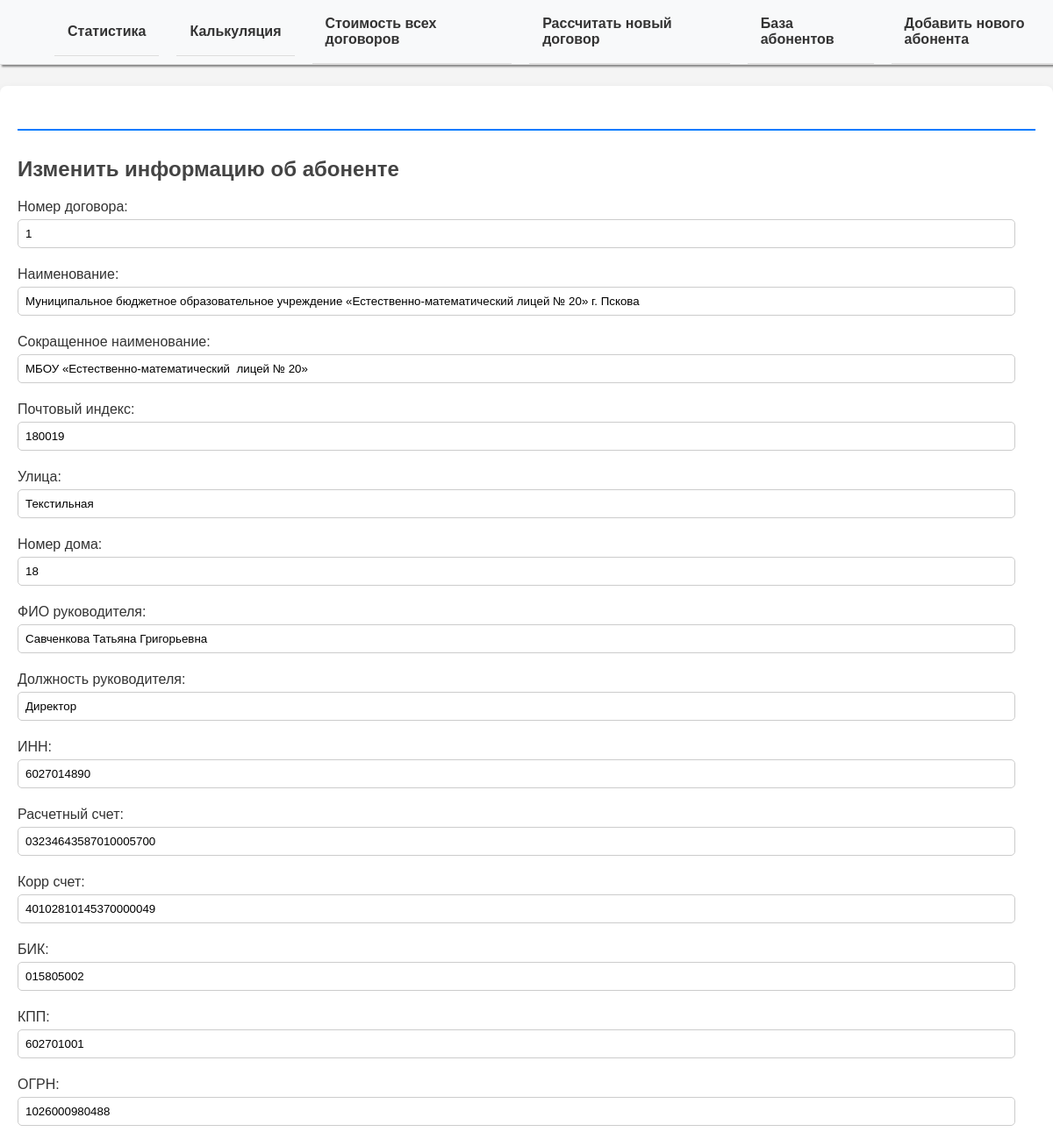
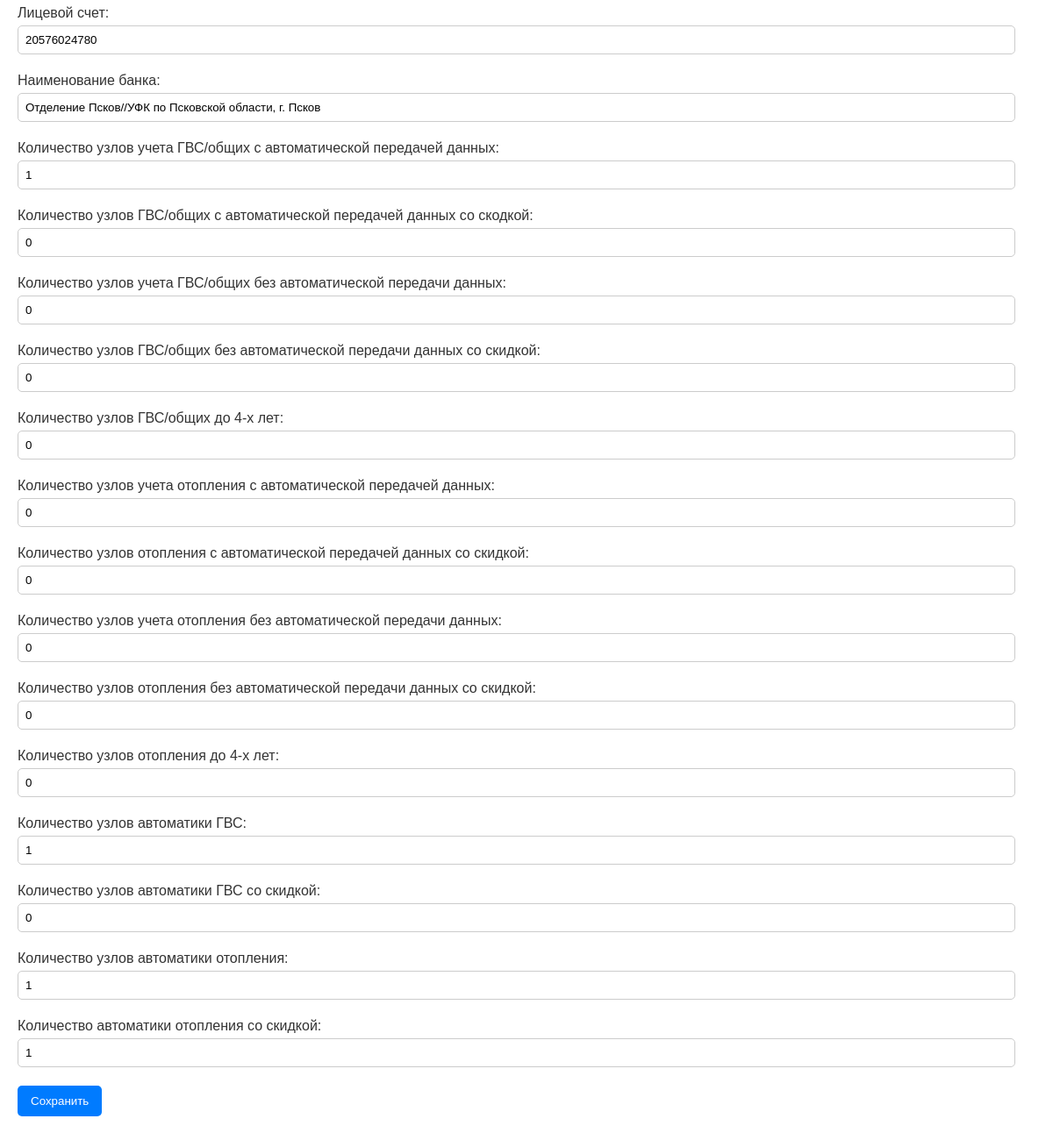
The page /edit-subscriber/11/ on the database its author committed (2 pictures, top to bottom).
### myapp/models.py (models this page shows, shortened)
class Subscriber(models.Model):
    i_number = models.IntegerField(verbose_name="Номер договора", )
    name = models.CharField(max_length=255, verbose_name="Наименование")
    fio = models.CharField(max_length=255, verbose_name="ФИО руководителя")
    post = models.CharField(max_length=255, verbose_name="Должность руководителя")
    short_name = models.CharField(max_length=100, verbose_name="Сокращенное наименование")
    post_index = models.CharField(max_length=6, verbose_name="Почтовый индекс")
    street = models.CharField(max_length=100, verbose_name="Улица")
    house = models.CharField(max_length=6, verbose_name="Номер дома")
    inn = models.CharField(max_length=12, verbose_name="ИНН")
    account_number = models.CharField(max_length=20, verbose_name="Расчетный счет")
    corr_account = models.CharField(max_length=20, verbose_name="Корр счет")
    bik = models.CharField(max_length=9, verbose_name="БИК")
    kpp = models.CharField(max_length=9, verbose_name="КПП")
    ogrn = models.CharField(max_length=13, verbose_name="ОГРН")
    l_number = models.CharField(max_length=11, verbose_name="Лицевой счет")
    bank_name = models.CharField(max_length=255, verbose_name="Наименование банка")
    hws_node_modem = models.IntegerField(verbose_name="Количество узлов учета ГВС/общих с автоматической передачей данных", default = 0)
    hws_node_modem_discount = models.IntegerField(verbose_name="Количество узлов ГВС/общих с автоматической передачей данных со скодкой", default = 0)
    hws_node_no_modem = models.IntegerField(verbose_name="Количество узлов учета ГВС/общих без автоматической передачи данных", default = 0)
    hws_node_no_modem_discount = models.IntegerField(verbose_name="Количество узлов ГВС/общих без автоматической передачи данных со скидкой", default = 0)
    heating_node_modem = models.IntegerField(verbose_name="Количество узлов учета отопления с автоматической передачей данных", default = 0)
    heating_node_modem_discount = models.IntegerField(verbose_name = "Количество узлов отопления с автоматической передачей данных со скидкой", default = 0)
    heating_node_no_modem = models.IntegerField(verbose_name="Количество узлов учета отопления без автоматической передачи данных", default = 0)
    heating_node_no_modem_discount = models.IntegerField(verbose_name = "Количество узлов отопления без автоматической передачи данных со скидкой", default = 0)
    hws_automation_node = models.IntegerField(verbose_name="Количество узлов автоматики ГВС", default = 0)
    hws_automation_node_discount = models.IntegerField(verbose_name = "Количество узлов автоматики ГВС со скидкой", default = 0)
    heating_automation_node = models.IntegerField(verbose_name="Количество узлов автоматики отопления", default = 0)
    heating_automation_node_discount = models.IntegerField(verbose_name = "Количество автоматики отопления со скидкой", default = 0)
    hws_four_year_node = models.IntegerField(verbose_name="Количество узлов ГВС/общих до 4-х лет", default=0)
    heating_four_year_node = models.IntegerField(verbose_name="Количество узлов отопления до 4-х лет", default=0)
    total_cost = models.DecimalField(max_digits=12, decimal_places=2, verbose_name="Сумма договора", default=0.00)
    total_contract_sum = models.DecimalField(max_digits=12, decimal_places=2, verbose_name="Сумма всех договоров", default=0.00)
    total_contracts = models.IntegerField(default=0)

### myapp/views.py (the view)
# urls.py: path('edit-subscriber/<int:id>/', views.edit_subscriber, name='edit_subscriber'),
def edit_subscriber(request, id):
    subscriber = get_object_or_404(Subscriber, id=id)
    if request.method == 'POST':
        form = SubscriberForm(request.POST, instance=subscriber)
        if form.is_valid():
            form.save()
            return redirect('subscribers_db')
    else:
            form = SubscriberForm(instance=subscriber)
    return render(request, 'myapp/edit_subscriber.html', {'form': form, 'subscriber': subscriber})

### myapp/forms.py
class SubscriberForm(forms.ModelForm):
    class Meta:
        model = Subscriber
        fields = ['i_number', 'name', 'short_name', 'post_index', 'street', 'house', 'fio', 'post', 'inn',
                  'account_number', 'corr_account', 'bik', 'bik', 'kpp', 'ogrn', 'l_number',
                  'bank_name', 'hws_node_modem', 'hws_node_modem_discount', 'hws_node_no_modem', 'hws_node_no_modem_discount', 'hws_four_year_node',
                  'heating_node_modem', 'heating_node_modem_discount', 'heating_node_no_modem', 'heating_node_no_modem_discount', 'heating_four_year_node',
                  'hws_automation_node', 'hws_automation_node_discount', 'heating_automation_node', 'heating_automation_node_discount']

### myapp/templates/myapp/edit_subscriber.html (shortened to what this page needs)
﻿{% extends 'myapp/index.html' %}
{% block content %}
<h2>Изменить информацию об абоненте</h2>
<form method="POST">
    {{ form.as_p }}
    <button type="submit">Сохранить</button>
</form>
{% endblock %}

### myapp/static/css/style.css (style rules this page uses)
html, body { height: 100%; margin: 0; padding: 0; overflow-x: hidden; }
body { font-family: Arial, sans-serif; background-color: #f4f4f4; margin: 0; padding: 0; color: #333; }
h2 { font-size: 24px; color: #444; margin-top: 30px; }
button, .btn { display: inline-block; background: #007bff; color: white; padding: 10px 15px; text-decoration: none; border: none; border-radius: 5px; cursor: pointer; transition: background 0.3s; }
input, select { width: 98%; padding: 8px; margin: 5px 0; border: 1px solid #ccc; border-radius: 5px; }
h2 { width: 100%; }

### rows shown on the page
Subscriber: i_number "1", name "Муниципальное бюджетное образовательное учреждение «Естественно-математический лицей № 20» г. Пскова", short_name "МБОУ «Естественно-математический лицей № 20»", post_index "180019", street "Текстильная", house "18", fio "Савченкова Татьяна Григорьевна", post "Директор", inn "6027014890", account_number "03234643587010005700", corr_account "40102810145370000049", bik "015805002", kpp "602701001", ogrn "1026000980488", l_number "20576024780", bank_name "Отделение Псков//УФК по Псковской области, г. Псков", hws_node_modem "1", hws_node_modem_discount "0", hws_node_no_modem "0", hws_node_no_modem_discount "0", hws_four_year_node "0", heating_node_modem "0", heating_node_modem_discount "0", heating_node_no_modem "0", heating_node_no_modem_discount "0", heating_four_year_node "0", hws_automation_node "1", hws_automation_node_discount "0", heating_automation_node "1", heating_automation_node_discount "1"
